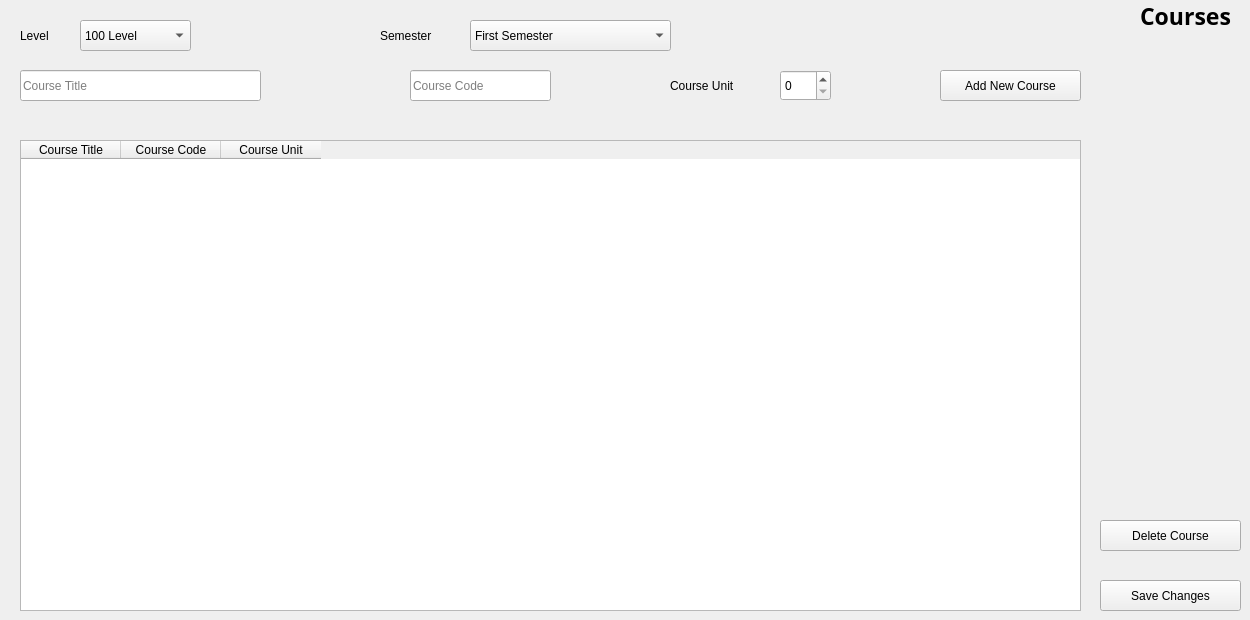
      <widget class="QWidget" name="tab_5">
       <attribute name="title">
        <string>Tab 2</string>
       </attribute>
       <widget class="QLabel" name="label_9">
        <property name="geometry">
         <rect>
          <x>1140</x>
          <y>0</y>
          <width>91</width>
          <height>31</height>
         </rect>
        </property>
        <property name="font">
         <font>
          <family>Segoe Print</family>
          <pointsize>17</pointsize>
          <weight>75</weight>
          <bold>true</bold>
         </font>
        </property>
        <property name="text">
         <string>Courses</string>
        </property>
        <property name="alignment">
         <set>Qt::AlignCenter</set>
        </property>
       </widget>
       <widget class="QLineEdit" name="lineEdit_course_code">
        <property name="geometry">
         <rect>
          <x>410</x>
          <y>70</y>
          <width>141</width>
          <height>31</height>
         </rect>
        </property>
        <property name="placeholderText">
         <string>Course Code</string>
        </property>
       </widget>
       <widget class="QPushButton" name="pushButton_add_new_courses">
        <property name="geometry">
         <rect>
          <x>940</x>
          <y>70</y>
          <width>141</width>
          <height>31</height>
         </rect>
        </property>
        <property name="text">
         <string>Add New Course</string>
        </property>
       </widget>
       <widget class="QSpinBox" name="spinBox_course_unit">
        <property name="geometry">
         <rect>
          <x>780</x>
          <y>70</y>
          <width>51</width>
          <height>31</height>
         </rect>
        </property>
        <property name="maximum">
         <number>5</number>
        </property>
       </widget>
       <widget class="QLineEdit" name="lineEdit_course_title">
        <property name="geometry">
         <rect>
          <x>20</x>
          <y>70</y>
          <width>241</width>
          <height>31</height>
         </rect>
        </property>
        <property name="placeholderText">
         <string>Course Title</string>
        </property>
       </widget>
       <widget class="QPushButton" name="pushButton_save_changes">
        <property name="geometry">
         <rect>
          <x>1100</x>
          <y>580</y>
          <width>141</width>
          <height>31</height>
         </rect>
        </property>
        <property name="text">
         <string>Save Changes</string>
        </property>
       </widget>
       <widget class="QLabel" name="label_13">
        <property name="geometry">
         <rect>
          <x>670</x>
          <y>70</y>
          <width>101</width>
          <height>31</height>
         </rect>
        </property>
        <property name="text">
         <string>Course Unit </string>
        </property>
       </widget>
       <widget class="QTableWidget" name="tableWidget_course_info">
        <property name="geometry">
         <rect>
          <x>20</x>
          <y>140</y>
          <width>1061</width>
          <height>471</height>
         </rect>
        </property>
        <property name="rowCount">
         <number>0</number>
        </property>
        <property name="columnCount">
         <number>3</number>
        </property>
        <column>
         <property name="text">
          <string>Course Title</string>
         </property>
        </column>
        <column>
         <property name="text">
          <string>Course Code</string>
         </property>
        </column>
        <column>
         <property name="text">
          <string>Course Unit</string>
         </property>
        </column>
       </widget>
       <widget class="QComboBox" name="comboBox_level">
        <property name="geometry">
         <rect>
          <x>80</x>
          <y>20</y>
          <width>111</width>
          <height>31</height>
         </rect>
        </property>
        <item>
         <property name="text">
          <string>100 Level</string>
         </property>
        </item>
        <item>
         <property name="text">
          <string>200 Level</string>
         </property>
        </item>
        <item>
         <property name="text">
          <string>300 Level</string>
         </property>
        </item>
        <item>
         <property name="text">
          <string>400 Level</string>
         </property>
        </item>
       </widget>
       <widget class="QLabel" name="label_16">
        <property name="geometry">
         <rect>
          <x>20</x>
          <y>20</y>
          <width>61</width>
          <height>31</height>
         </rect>
        </property>
        <property name="text">
         <string>Level</string>
        </property>
       </widget>
       <widget class="QLabel" name="label_17">
        <property name="geometry">
         <rect>
          <x>380</x>
          <y>20</y>
          <width>81</width>
          <height>31</height>
         </rect>
        </property>
        <property name="text">
         <string>Semester</string>
        </property>
       </widget>
       <widget class="QComboBox" name="comboBox_semester">
        <property name="geometry">
         <rect>
          <x>470</x>
          <y>20</y>
          <width>201</width>
          <height>31</height>
         </rect>
        </property>
        <item>
         <property name="text">
          <string>First Semester</string>
         </property>
        </item>
        <item>
         <property name="text">
          <string>Second Semester</string>
         </property>
        </item>
       </widget>
       <widget class="QPushButton" name="pushButton_delete_course">
        <property name="geometry">
         <rect>
          <x>1100</x>
          <y>520</y>
          <width>141</width>
          <height>31</height>
         </rect>
        </property>
        <property name="text">
         <string>Delete Course</string>
        </property>
       </widget>
      </widget>
